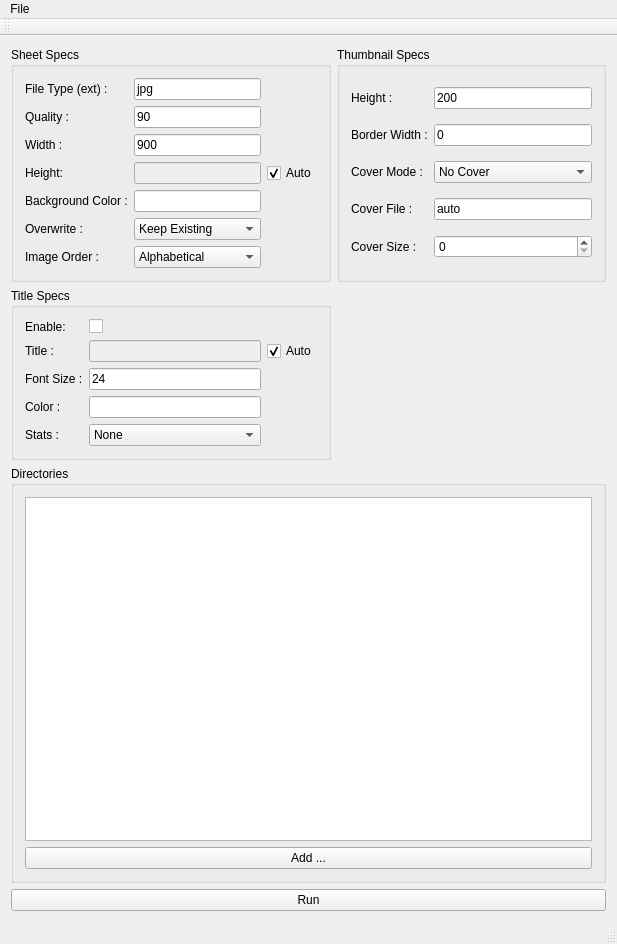
<?xml version="1.0" encoding="UTF-8"?>
<ui version="4.0">
 <class>mc_main</class>
 <widget class="QMainWindow" name="mc_main">
  <property name="geometry">
   <rect>
    <x>0</x>
    <y>0</y>
    <width>617</width>
    <height>944</height>
   </rect>
  </property>
  <property name="windowTitle">
   <string>mc_main</string>
  </property>
  <widget class="QWidget" name="centralWidget">
   <layout class="QGridLayout" name="gridLayout_4">
    <item row="0" column="0">
     <widget class="QGroupBox" name="sheetBox">
      <property name="sizePolicy">
       <sizepolicy hsizetype="Minimum" vsizetype="Preferred">
        <horstretch>0</horstretch>
        <verstretch>0</verstretch>
       </sizepolicy>
      </property>
      <property name="title">
       <string>Sheet Specs</string>
      </property>
      <layout class="QGridLayout" name="gridLayout">
       <item row="0" column="0">
        <widget class="QLabel" name="fileExtL">
         <property name="text">
          <string>File Type (ext) :</string>
         </property>
        </widget>
       </item>
       <item row="0" column="1">
        <widget class="QLineEdit" name="fileExtE">
         <property name="accessibleDescription">
          <string>File type/extension to use for sheet</string>
         </property>
         <property name="text">
          <string>jpg</string>
         </property>
        </widget>
       </item>
       <item row="1" column="0">
        <widget class="QLabel" name="fileQualL">
         <property name="text">
          <string>Quality :</string>
         </property>
        </widget>
       </item>
       <item row="1" column="1">
        <widget class="QLineEdit" name="fileQualE">
         <property name="accessibleDescription">
          <string>File type/extension to use for sheet</string>
         </property>
         <property name="text">
          <string>90</string>
         </property>
        </widget>
       </item>
       <item row="2" column="0">
        <widget class="QLabel" name="fileWidthL">
         <property name="text">
          <string>Width :</string>
         </property>
        </widget>
       </item>
       <item row="2" column="1">
        <widget class="QLineEdit" name="fileWidthE">
         <property name="text">
          <string>900</string>
         </property>
        </widget>
       </item>
       <item row="3" column="0">
        <widget class="QLabel" name="fileHeightL">
         <property name="text">
          <string>Height:</string>
         </property>
        </widget>
       </item>
       <item row="3" column="1">
        <widget class="QLineEdit" name="fileHeightE">
         <property name="enabled">
          <bool>false</bool>
         </property>
         <property name="text">
          <string/>
         </property>
        </widget>
       </item>
       <item row="3" column="2">
        <widget class="QCheckBox" name="fileHeightT">
         <property name="text">
          <string>Auto</string>
         </property>
         <property name="checked">
          <bool>true</bool>
         </property>
        </widget>
       </item>
       <item row="4" column="0">
        <widget class="QLabel" name="fileBackgroundL">
         <property name="text">
          <string>Background Color :</string>
         </property>
        </widget>
       </item>
       <item row="4" column="1">
        <widget class="QLineEdit" name="fileBackgroundE">
         <property name="text">
          <string/>
         </property>
         <property name="readOnly">
          <bool>true</bool>
         </property>
        </widget>
       </item>
       <item row="5" column="0">
        <widget class="QLabel" name="fileOverwriteL">
         <property name="text">
          <string>Overwrite :</string>
         </property>
        </widget>
       </item>
       <item row="5" column="1">
        <widget class="QComboBox" name="fileOverwriteC">
         <item>
          <property name="text">
           <string>Keep Existing</string>
          </property>
         </item>
         <item>
          <property name="text">
           <string>Overwrite Existing</string>
          </property>
         </item>
        </widget>
       </item>
       <item row="6" column="0">
        <widget class="QLabel" name="fileOrderL">
         <property name="text">
          <string>Image Order :</string>
         </property>
        </widget>
       </item>
       <item row="6" column="1">
        <widget class="QComboBox" name="fileOrderC">
         <item>
          <property name="text">
           <string>Alphabetical</string>
          </property>
         </item>
         <item>
          <property name="text">
           <string>Random</string>
          </property>
         </item>
        </widget>
       </item>
      </layout>
     </widget>
    </item>
    <item row="0" column="1">
     <widget class="QGroupBox" name="thumbBox">
      <property name="sizePolicy">
       <sizepolicy hsizetype="MinimumExpanding" vsizetype="MinimumExpanding">
        <horstretch>0</horstretch>
        <verstretch>0</verstretch>
       </sizepolicy>
      </property>
      <property name="title">
       <string>Thumbnail Specs</string>
      </property>
      <layout class="QGridLayout" name="gridLayout_2">
       <item row="0" column="0">
        <widget class="QLabel" name="thumbHeightL">
         <property name="text">
          <string>Height :</string>
         </property>
        </widget>
       </item>
       <item row="0" column="1">
        <widget class="QLineEdit" name="thumbHeightE">
         <property name="accessibleDescription">
          <string>File type/extension to use for sheet</string>
         </property>
         <property name="text">
          <string>200</string>
         </property>
        </widget>
       </item>
       <item row="1" column="0">
        <widget class="QLabel" name="thumbBorderL">
         <property name="text">
          <string>Border Width :</string>
         </property>
        </widget>
       </item>
       <item row="1" column="1">
        <widget class="QLineEdit" name="thumbBorderE">
         <property name="accessibleDescription">
          <string>File type/extension to use for sheet</string>
         </property>
         <property name="text">
          <string>0</string>
         </property>
        </widget>
       </item>
       <item row="2" column="0">
        <widget class="QLabel" name="thumbCoverModeL">
         <property name="text">
          <string>Cover Mode :</string>
         </property>
        </widget>
       </item>
       <item row="2" column="1">
        <widget class="QComboBox" name="thumbCoverModeC">
         <item>
          <property name="text">
           <string>No Cover</string>
          </property>
         </item>
         <item>
          <property name="text">
           <string>Use Cover</string>
          </property>
         </item>
        </widget>
       </item>
       <item row="3" column="0">
        <widget class="QLabel" name="thumbCoverL">
         <property name="text">
          <string>Cover File :</string>
         </property>
        </widget>
       </item>
       <item row="3" column="1">
        <widget class="QLineEdit" name="thumbCoverE">
         <property name="accessibleDescription">
          <string>File type/extension to use for sheet</string>
         </property>
         <property name="text">
          <string>auto</string>
         </property>
        </widget>
       </item>
       <item row="4" column="0">
        <widget class="QLabel" name="thumbCoverSizeL_2">
         <property name="text">
          <string>Cover Size :</string>
         </property>
        </widget>
       </item>
       <item row="4" column="1">
        <widget class="QSpinBox" name="spinBox">
         <property name="maximum">
          <number>10</number>
         </property>
        </widget>
       </item>
      </layout>
     </widget>
    </item>
    <item row="1" column="0">
     <widget class="QGroupBox" name="titleBox">
      <property name="sizePolicy">
       <sizepolicy hsizetype="Minimum" vsizetype="Minimum">
        <horstretch>0</horstretch>
        <verstretch>0</verstretch>
       </sizepolicy>
      </property>
      <property name="title">
       <string>Title Specs</string>
      </property>
      <layout class="QGridLayout" name="gridLayout_3">
       <item row="0" column="0">
        <widget class="QLabel" name="titleEnableL">
         <property name="text">
          <string>Enable:</string>
         </property>
        </widget>
       </item>
       <item row="0" column="1">
        <widget class="QCheckBox" name="titleEnableC">
         <property name="text">
          <string/>
         </property>
        </widget>
       </item>
       <item row="1" column="0">
        <widget class="QLabel" name="titleL">
         <property name="text">
          <string>Title :</string>
         </property>
        </widget>
       </item>
       <item row="1" column="1">
        <widget class="QLineEdit" name="titleE">
         <property name="enabled">
          <bool>false</bool>
         </property>
         <property name="accessibleDescription">
          <string>File type/extension to use for sheet</string>
         </property>
         <property name="text">
          <string/>
         </property>
        </widget>
       </item>
       <item row="1" column="2">
        <widget class="QCheckBox" name="titleT">
         <property name="text">
          <string>Auto</string>
         </property>
         <property name="checked">
          <bool>true</bool>
         </property>
        </widget>
       </item>
       <item row="2" column="0">
        <widget class="QLabel" name="titleSizeL">
         <property name="text">
          <string>Font Size :</string>
         </property>
        </widget>
       </item>
       <item row="2" column="1">
        <widget class="QLineEdit" name="titleSizeE">
         <property name="enabled">
          <bool>true</bool>
         </property>
         <property name="accessibleDescription">
          <string>File type/extension to use for sheet</string>
         </property>
         <property name="text">
          <string>24</string>
         </property>
        </widget>
       </item>
       <item row="3" column="0">
        <widget class="QLabel" name="titleColorL">
         <property name="text">
          <string>Color :</string>
         </property>
        </widget>
       </item>
       <item row="3" column="1">
        <widget class="QLineEdit" name="titleColorE">
         <property name="enabled">
          <bool>true</bool>
         </property>
         <property name="accessibleDescription">
          <string>File type/extension to use for sheet</string>
         </property>
         <property name="text">
          <string/>
         </property>
         <property name="readOnly">
          <bool>true</bool>
         </property>
        </widget>
       </item>
       <item row="4" column="0">
        <widget class="QLabel" name="titleStatsL">
         <property name="text">
          <string>Stats :</string>
         </property>
        </widget>
       </item>
       <item row="4" column="1">
        <widget class="QComboBox" name="titleStatsC">
         <item>
          <property name="text">
           <string>None</string>
          </property>
         </item>
         <item>
          <property name="text">
           <string>Image Size and Counts</string>
          </property>
         </item>
        </widget>
       </item>
      </layout>
     </widget>
    </item>
    <item row="2" column="0" colspan="2">
     <widget class="QGroupBox" name="dirsBox">
      <property name="sizePolicy">
       <sizepolicy hsizetype="Preferred" vsizetype="Preferred">
        <horstretch>0</horstretch>
        <verstretch>10</verstretch>
       </sizepolicy>
      </property>
      <property name="title">
       <string>Directories</string>
      </property>
      <layout class="QVBoxLayout" name="verticalLayout">
       <item>
        <widget class="QListWidget" name="listWidget"/>
       </item>
       <item>
        <widget class="QPushButton" name="pushButton">
         <property name="text">
          <string>Add ...</string>
         </property>
        </widget>
       </item>
      </layout>
     </widget>
    </item>
    <item row="3" column="0" colspan="2">
     <widget class="QPushButton" name="runB">
      <property name="text">
       <string>Run</string>
      </property>
     </widget>
    </item>
   </layout>
  </widget>
  <widget class="QMenuBar" name="menuBar">
   <property name="geometry">
    <rect>
     <x>0</x>
     <y>0</y>
     <width>617</width>
     <height>23</height>
    </rect>
   </property>
   <widget class="QMenu" name="menuFile">
    <property name="title">
     <string>File</string>
    </property>
    <addaction name="actionQuit"/>
   </widget>
   <addaction name="menuFile"/>
  </widget>
  <widget class="QToolBar" name="mainToolBar">
   <attribute name="toolBarArea">
    <enum>TopToolBarArea</enum>
   </attribute>
   <attribute name="toolBarBreak">
    <bool>false</bool>
   </attribute>
  </widget>
  <widget class="QStatusBar" name="statusBar"/>
  <action name="actionQuit">
   <property name="text">
    <string>Quit</string>
   </property>
  </action>
 </widget>
 <layoutdefault spacing="6" margin="11"/>
 <resources/>
 <connections/>
</ui>
